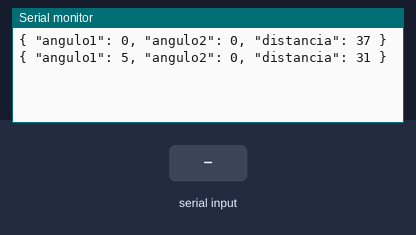
Bench run of a sketch on a simulated Arduino Uno, built with avr-gcc and run on an emulated ATmega328P. Parts: the last lines printed to the serial monitor. Inputs (shaded band) come from the test bench. Random numbers use the default seed unless the sketch sets one.

Above: at 1.2 s.
1.3 s: "R" received over Serial
At 2.4 s:
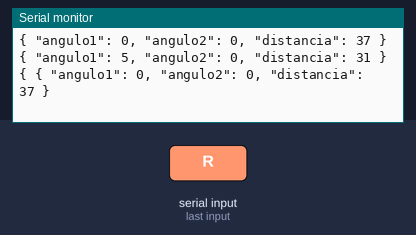
3.5 s: "Z" received over Serial
At 5.8 s:
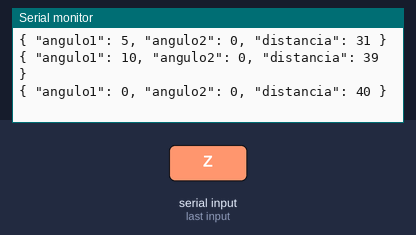
Timing chart, 0 to 7.3 s (numbered marks = the images above; inputs shaded):
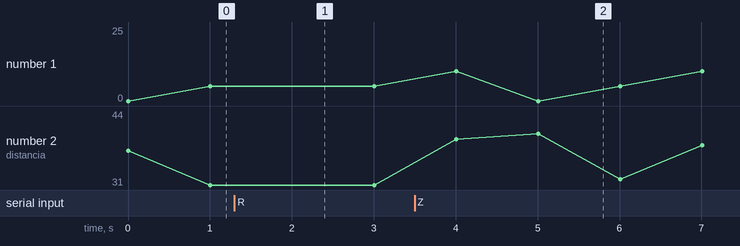

Measured:
- after the input at 1.3 s, the serial monitor: prints a new line after 0.70 s (image 1)
- after the input at 3.5 s, the serial monitor: prints a new line after 1.5 s (image 2)

The sketch:

simplecodetotest.ino
```cpp
int angulo1 = 0; // Ângulo no plano XY
int angulo2 = 0; // Ângulo em relação ao eixo Z
int delayTime = 1000; // Tempo de atraso inicial para o envio dos dados

void setup() {
  Serial.begin(9600);
}

void loop() {
  // Enviar as coordenadas esféricas
  int distancia = random(30, 46); // Gera um valor aleatório entre 30 e 45 para a distância
  String jsonString = "{ \"angulo1\": " + String(angulo1) + ", \"angulo2\": " + String(angulo2) + ", \"distancia\": " + String(distancia) + " }";
  Serial.println(jsonString);

  // Incrementa os ângulos
  angulo1=angulo1 + 5;
  if (angulo1 > 90) {
    angulo1 = 0;
    angulo2=angulo2 + 6;
    if (angulo2 >= 360) {
      angulo2 = 0;
    }
  }

  // Verificar se há dados disponíveis na porta serial
  if (Serial.available()) {
    char receivedChar = Serial.read();

    switch (receivedChar) {
      case 'R':  // Reinicia o Arduino
        asm volatile ("  jmp 0");
        break;
      case 'Z':  // Zera os ângulos
        angulo1 = 0;
        angulo2 = 0;
        break;
      case '+':  // Aumenta a frequência de envio dos dados
        delayTime = max(100, delayTime - 100);
        break;
      case '-':  // Diminui a frequência de envio dos dados
        delayTime = min(10000, delayTime + 100);
        break;
    }
  }

  delay(delayTime); // Respeita o tempo de atraso para o envio dos dados
}
```
